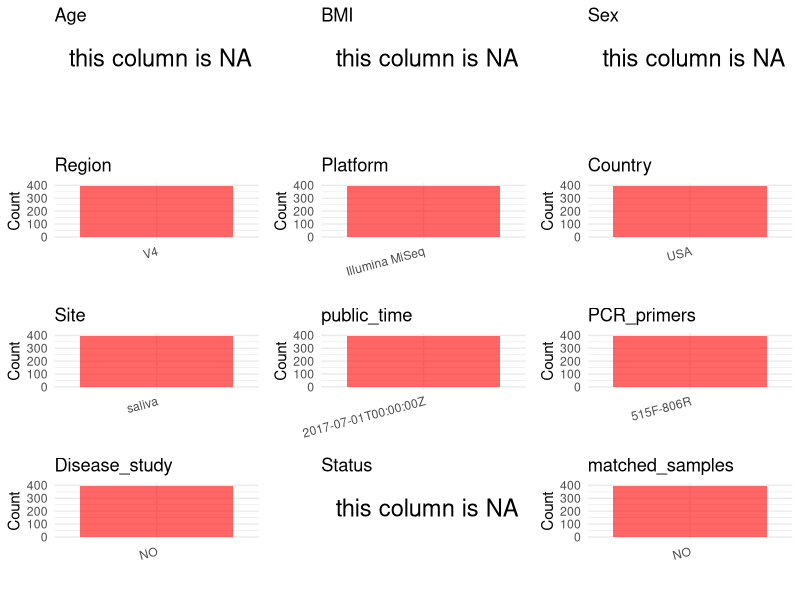

The R source for this figure: (Note: this script raises an error after producing the figure.)
## ---- chunk 1
# Load necessary libraries
library(dplyr)
library(ggplot2)
library(cowplot)

# Set working directory (update this path to your local directory)
setwd("D:/metadata/2/PRJEB20892")

# Read the initial metadata files
initial_meta<-read.csv("SraRunTable.csv",header = T)

# Combine the two metadata files
#meta <- rbind(initial_meta, initial_meta1)

#Remove entries non-oral samples
#initial_meta <- subset(initial_meta,BioSampleModel != "Metagenome or environmental")

# Check the number of samples containing "HT" in Sample.Name (e.g., healthy controls)
#nrow(subset(meta, grepl("HT", Sample.Name)))

# Display the first few rows of the metadata
head(initial_meta)
## ---- chunk 2
# Create a uniform metadata dataframe
metadata <- data.frame(
  BioProject = initial_meta$BioProject,
  Run = initial_meta$Run,
  sample_name = initial_meta$Sample.Name,
  Age = NA,
  BMI = NA,
  Sex=NA,
  Region = "V4",
  Platform = initial_meta$Instrument,
  Country = initial_meta$geo_loc_name_country,
  Site = initial_meta$environment_.material.,
  public_time = initial_meta$ReleaseDate,
  Status = NA,
  stringsAsFactors = FALSE
)
## ---- chunk 3
# Add information obtained from the publication
metadata$PCR_primers <- "515F-806R"
metadata$title <- "Genetic influences on the human oral microbiome"
metadata$Disease_study <- "NO"
# Assign disease status based on sample_name patterns
#metadata$Status<-"H"

keep_subjects <- unique(subset(metadata, Site == "saliva")$sample_name)
metadata <- subset(metadata, sample_name %in% keep_subjects)

metadata$matched_samples <- "NO"
## ---- chunk 4
# Check the number of unique runs and sample names
print(paste("Number of unique runs:", length(unique(metadata$Run))))
print(paste("Number of unique sample names:", length(unique(metadata$sample_name))))
## ---- chunk 5
# Select columns for visualization
plot_data <- metadata %>%
  select(-BioProject, -Run, -sample_name, -title)

# Function to create simple plots for each column
create_simple_plots <- function(data) {
  plots <- list()
  
  for (col in colnames(data)) {
    # Check if the column is all NA
    if (all(is.na(data[[col]]))) {
      # Create an empty plot with text indicating all NA
      p <- ggplot() +
        annotate("text", x = 0.5, y = 0.5, label = "this column is NA", size = 6) +
        labs(title = col) +
        theme_void()
    } else if (is.numeric(data[[col]])) {
      # Numeric variable: histogram
      p <- ggplot(data, aes(x = .data[[col]])) +
        geom_histogram(fill = "blue", alpha = 0.6, bins = 20, na.rm = TRUE) +
        labs(title = col) +
        theme_minimal()
    } else {
      # Categorical variable: bar plot (remove NA values)
      count_data <- as.data.frame(table(data[[col]], useNA = "ifany"))
      p <- ggplot(count_data, aes(x = reorder(Var1, -Freq), y = Freq)) +
        geom_col(fill = "red", alpha = 0.6) +
        labs(title = col, x = NULL, y = "Count") +
        theme_minimal() +
        theme(axis.text.x = element_text(angle = 15, hjust = 1))
    }
    plots[[col]] <- p
  }
  
  return(plots)
}

# Generate and arrange plots
plots <- create_simple_plots(plot_data)
p<-plot_grid(plots$Age, 
          plots$BMI, 
          plots$Sex, 
          plots$Region, 
          plots$Platform, 
          plots$Country, 
          plots$Site,
          plots$public_time, 
          plots$PCR_primers,
          plots$Disease_study,
          plots$Status,
          plots$matched_samples,# add 
          ncol = 3, align = "hv", axis = "lb")
ggsave("Metadata_Summary.png", plot = p, width = 8, height = 6, dpi = 150)
## ---- chunk 6
knitr::include_graphics("metadata_summary.png")
## ---- chunk 7
# Reorder columns to match the desired format
metadata <- metadata[, c(
  "BioProject", "Run", "sample_name", "Age", "BMI", "Sex", 
  "Region", "Platform", "Country", "Site", "public_time", 
  "PCR_primers", "title", "Disease_study", "Status","matched_samples"
)]

# Export the uniform metadata to a CSV file
write.csv(metadata, file = "metadata.csv", quote = TRUE)
head(metadata)
